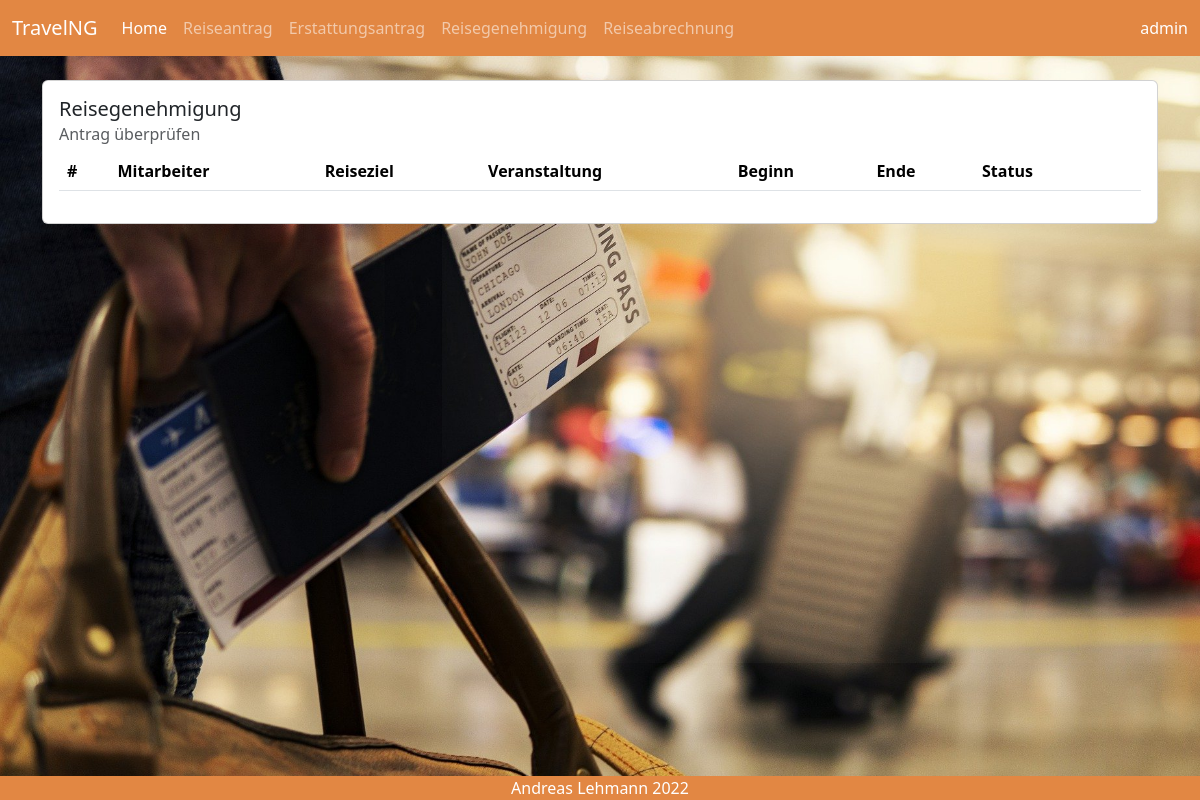
/Request/Auth/ (signed in), run on an earlier commit of the app's database.
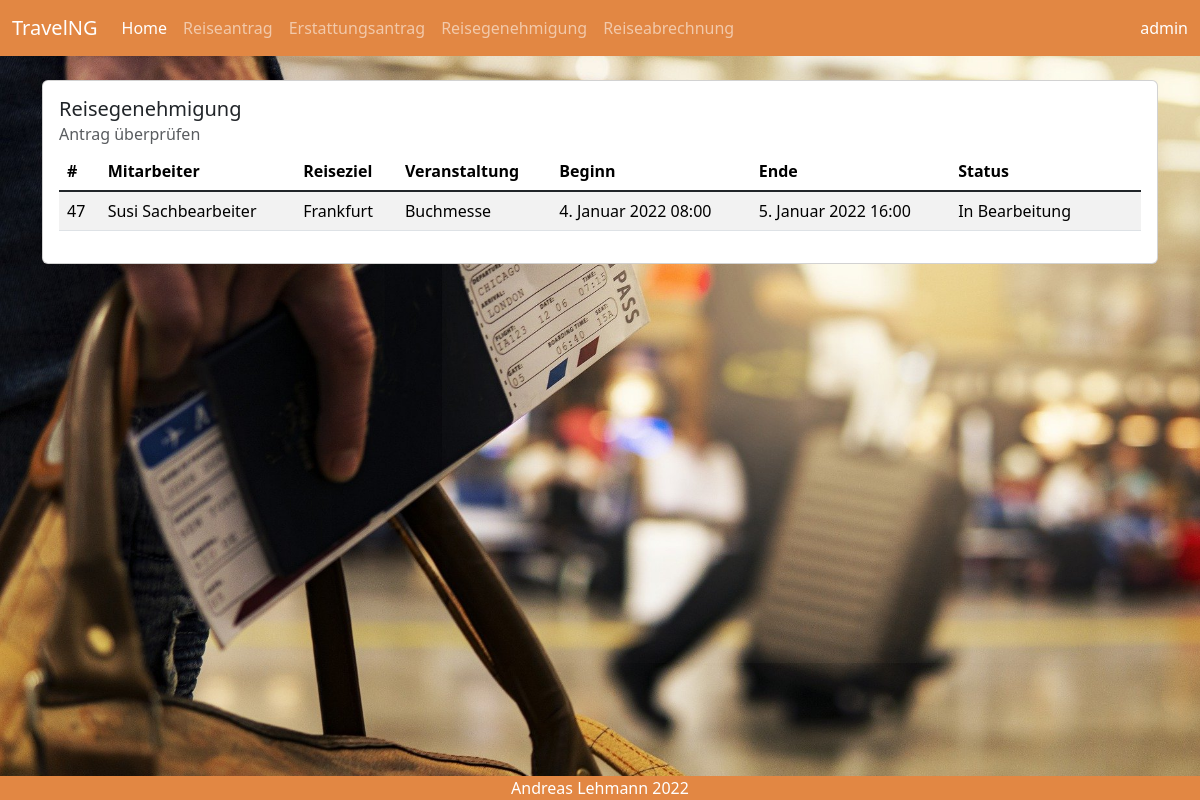
And on a later commit of the database.
### travel/models.py (models this page shows, shortened)
class TravelRequest(models.Model):
    STATUS_CHOICES = [('In Bearbeitung', 'In Bearbeitung'),
                      ('Genehmigt', 'Genehmigt'),
                      ]
    username = models.CharField(max_length=50, null=True, blank=False)
    employee = models.CharField(max_length=50, null=True, blank=False)
    destination = models.CharField(max_length=50, blank=False)
    event = models.CharField(max_length=50, blank=False)
    journey_start = models.DateTimeField(default='01.01.2022 08:00', blank=False)
    journey_end = models.DateTimeField(default='01.01.2022 08:00', blank=False)
    event_start = models.DateTimeField(default='01.01.2022 08:00', blank=False)
    event_end = models.DateTimeField(default='01.01.2022 08:00', blank=False)
    transport = models.ForeignKey(Transport, on_delete=models.SET_NULL, null=True, blank=False)
    cost_center = models.ForeignKey(CostCenter, on_delete=models.SET_NULL, null=True, blank=False)
    status = models.CharField(default='In Bearbeitung', max_length=30, choices=STATUS_CHOICES)
    class Meta:
        permissions = [
            (
                'is_supervisor', 'can access auth page'
            )
        ]

### travel/views.py (the view, shortened to what this page needs)
# urls.py: re_path(r'^Request/Auth/$', travel.views.travel_auth_details, name="travelAuth"),
@login_required
def travel_auth_details(request, pk=None):
    page_title = 'Reisegenehmigung'
    sub_title = 'Antrag genehmigen'
    if pk is None:
        travel_requests = TravelRequest.objects.all().order_by('journey_start')
        return render(request, 'travel/travelAuth.html',
                      {'page_title': page_title, 'sub_title': sub_title, 'travel_requests': travel_requests})

### templates/travel/travelAuth.html (shortened to what this page needs)
{% extends 'travel/base.html' %}
{% load bootstrap5 bootstrap_icons %}
{% block content %}
    <div class="container">
        <div class="card" style="width: 100%;">
            <div class="card-body">
                <h5 class="card-title">Reisegenehmigung</h5>
                <h6 class="card-subtitle mb-2 text-muted">Antrag überprüfen</h6>
                <table class="table table-striped table-hover">
                    <thead class="">
                    <tr>
                        <th>#</th>
                        <th>Mitarbeiter</th>
                        <th>Reiseziel</th>
                        <th>Veranstaltung</th>
                        <th>Beginn</th>
                        <th>Ende</th>
                        <th>Status</th>
                        <th>&nbsp;</th>
                    </tr>
                    </thead>
                    <tbody class="table-group-divider">
                    {% for TravelRequest in travel_requests %}
                        {% if TravelRequest.status == 'In Bearbeitung' %}
                            <tr>
                                <td>{{ TravelRequest.id }}</td>
                                <td>{{ TravelRequest.employee }}</td>
                                <td>{{ TravelRequest.destination }}</td>
                                <td>{{ TravelRequest.event }}</td>
                                <td>{{ TravelRequest.journey_start }}</td>
                                <td>{{ TravelRequest.journey_end }}</td>
                                <td>{{ TravelRequest.status }}</td>
                                <td>
                                </td>
                            </tr>
                        {% endif %}
                    {% endfor %}
                    </tbody>
                </table>
            </div>
        </div>
    </div>
{% endblock %}

What changed in the data, as far as the page shows it:
added TravelRequest: id "47", employee "Susi Sachbearbeiter", destination "Frankfurt", event "Buchmesse", journey_start "4. Januar 2022 08:00", journey_end "5. Januar 2022 16:00", status "In Bearbeitung"
